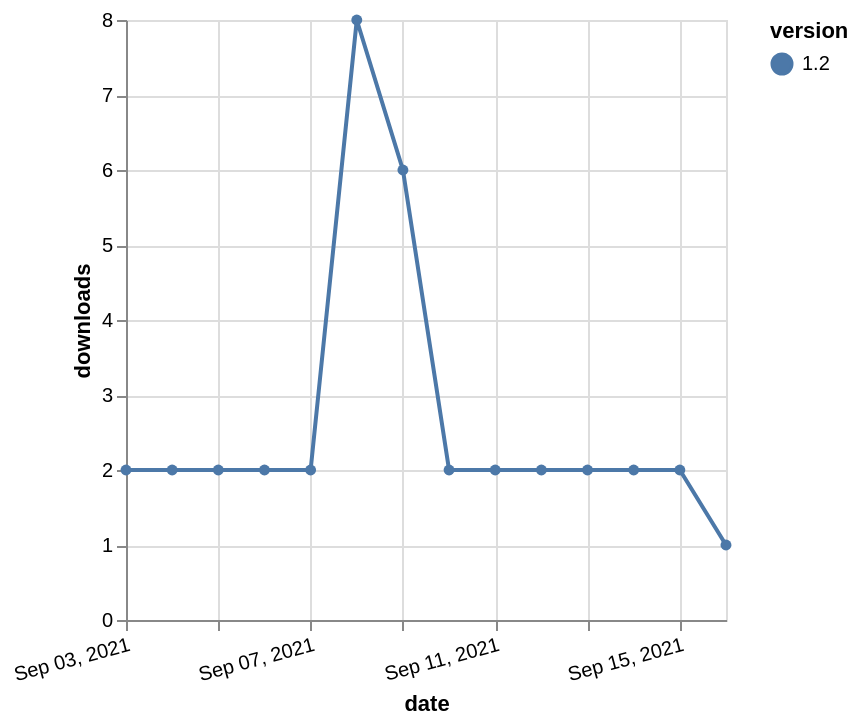

Vega-Lite specification stored for this chart:
### Vega-Lite specification from a JSON file in a GitHub repository (floating-point values rounded to 4 significant figures)
{"$schema": "https://vega.github.io/schema/vega-lite/v5.json", "description": "A simple bar chart with embedded data.", "data": {"values": [{"date": "2021-09-03", "total": 623, "delta": 2, "version": "1.2"}, {"date": "2021-09-04", "total": 625, "delta": 2, "version": "1.2"}, {"date": "2021-09-05", "total": 627, "delta": 2, "version": "1.2"}, {"date": "2021-09-06", "total": 629, "delta": 2, "version": "1.2"}, {"date": "2021-09-07", "total": 631, "delta": 2, "version": "1.2"}, {"date": "2021-09-08", "total": 639, "delta": 8, "version": "1.2"}, {"date": "2021-09-09", "total": 645, "delta": 6, "version": "1.2"}, {"date": "2021-09-10", "total": 647, "delta": 2, "version": "1.2"}, {"date": "2021-09-11", "total": 649, "delta": 2, "version": "1.2"}, {"date": "2021-09-12", "total": 651, "delta": 2, "version": "1.2"}, {"date": "2021-09-13", "total": 653, "delta": 2, "version": "1.2"}, {"date": "2021-09-14", "total": 655, "delta": 2, "version": "1.2"}, {"date": "2021-09-15", "total": 657, "delta": 2, "version": "1.2"}, {"date": "2021-09-16", "total": 658, "delta": 1, "version": "1.2"}]}, "width": "container", "mark": {"type": "line", "point": {"filled": true}}, "encoding": {"x": {"field": "date", "type": "temporal", "timeUnit": "yearmonthdate", "title": "date", "axis": {"labelAngle": -15}}, "y": {"field": "delta", "type": "quantitative", "title": "downloads"}, "color": {"field": "version", "type": "nominal"}, "tooltip": {"field": "delta"}}}
